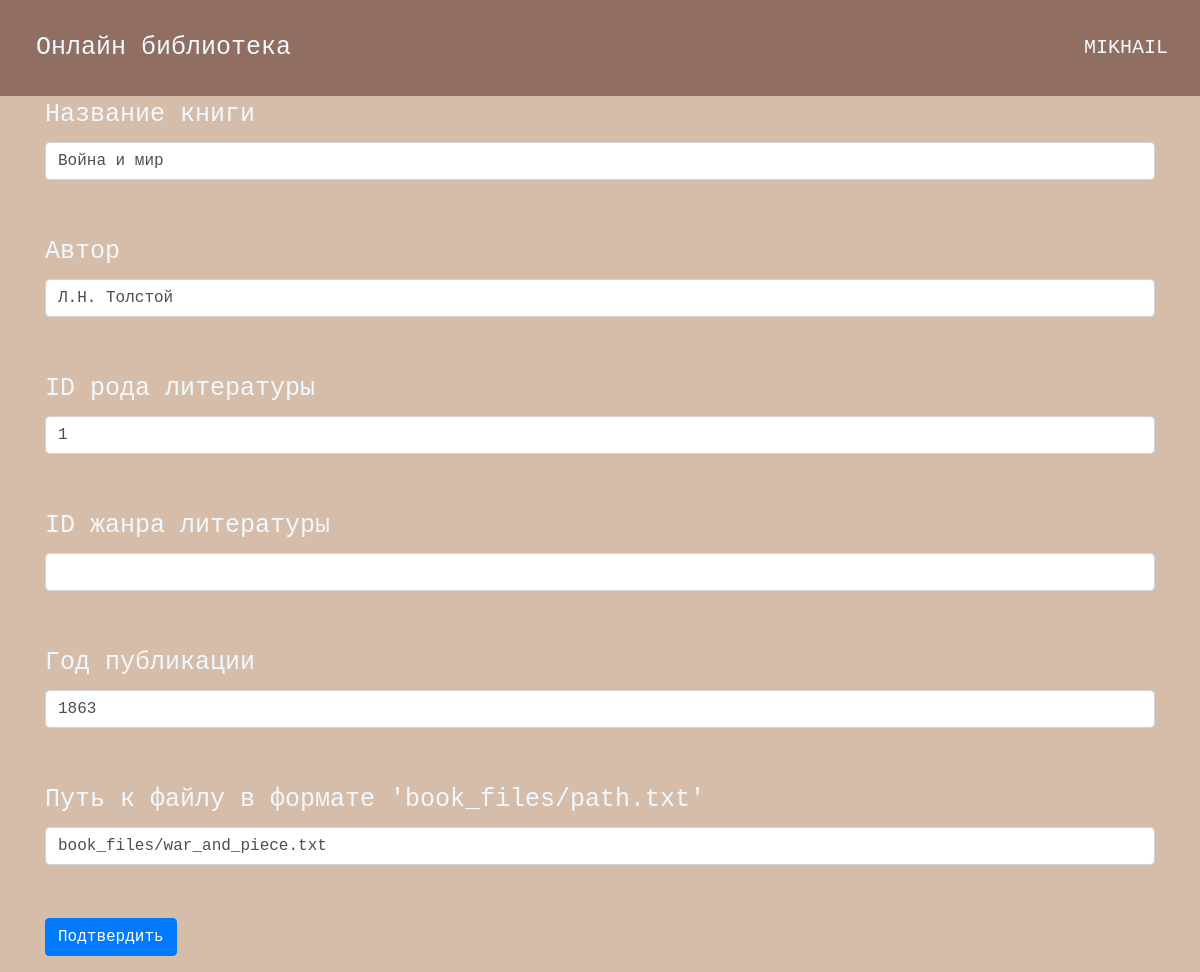
Page /edit_book/1 (signed in) on the earlier database version.
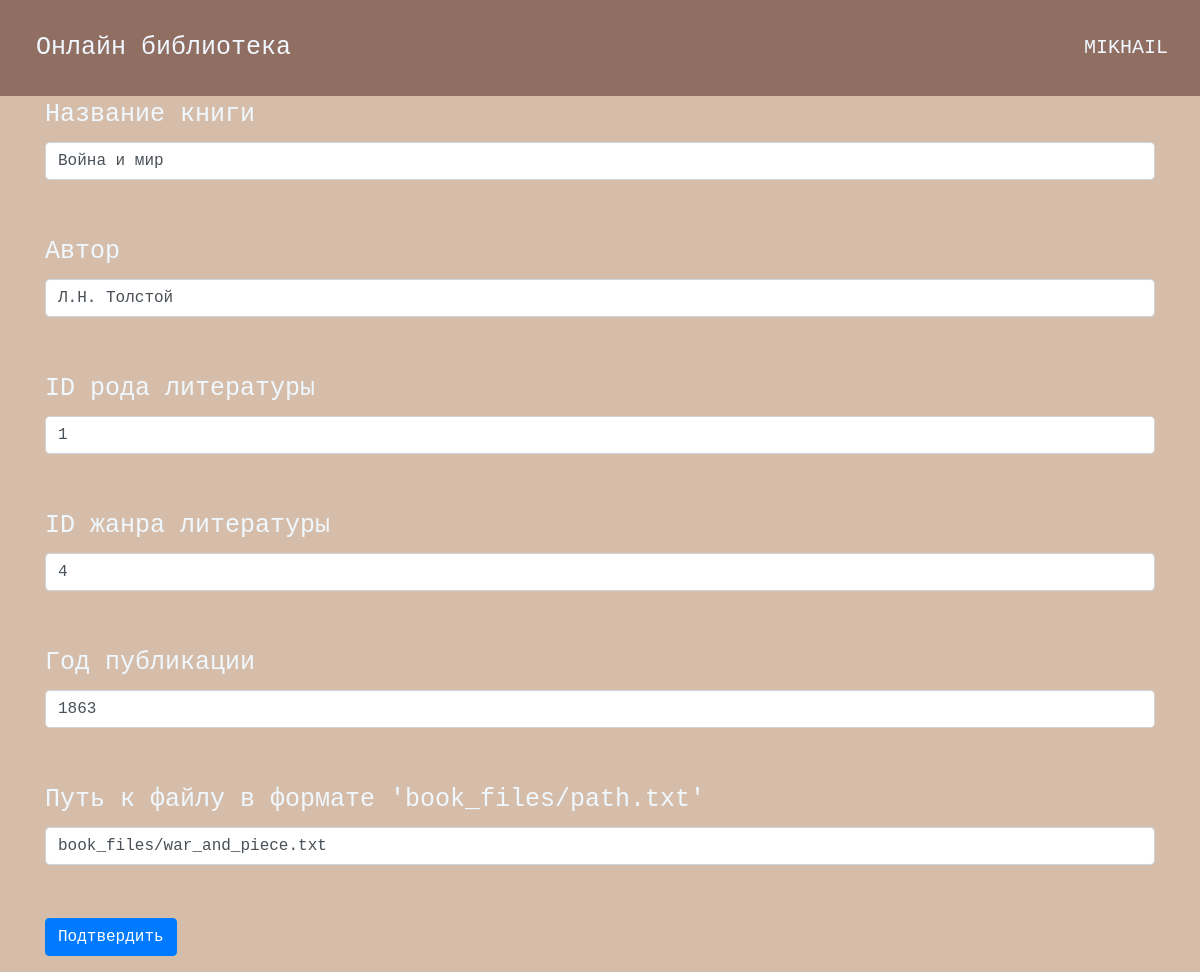
Same page on the later database version.
### data/books.py (models this page shows, shortened)
class Book(SqlAlchemyBase):
    __tablename__ = 'books'
    id = sqlalchemy.Column(sqlalchemy.Integer, primary_key=True, autoincrement=True)
    title = sqlalchemy.Column(sqlalchemy.String)
    author = sqlalchemy.Column(sqlalchemy.String)
    type_of_fiction_id = sqlalchemy.Column(sqlalchemy.Integer, sqlalchemy.ForeignKey("literature_types.id"))
    genre_id = sqlalchemy.Column(sqlalchemy.Integer, sqlalchemy.ForeignKey("genres.id"))
    publish_year = sqlalchemy.Column(sqlalchemy.Integer, nullable=True)
    path_to_file = sqlalchemy.Column(sqlalchemy.String, nullable=True)
    genre = orm.relationship("Genres")
    type_of_fiction = orm.relationship("LiteratureTypes")

### main.py (the view, shortened to what this page needs)
@app.route("/edit_book/<int:book_id>", methods=["GET", "POST"])
@flask_login.login_required
def edit_book(book_id):
    form = AddBook()
    if flask.request.method == "GET":
        db_sess = db_session.create_session()
        book = db_sess.query(Book).filter(Book.id == book_id).first()
        if book:
            form.title.data = book.title
            form.author.data = book.author
            form.type_of_fiction_id.data = book.type_of_fiction_id
            form.genre_id.data = book.genre_id
            form.publish_year.data = book.publish_year
            form.path_to_file.data = book.path_to_file
        else:
            flask.abort(404)
    return flask.render_template("add_book.html", title="Редактирование книги", form=form)

### forms/add_book_form.py
class AddBook(FlaskForm):
    title = StringField('Название книги', validators=[DataRequired()])
    author = StringField('Автор', validators=[DataRequired()])
    type_of_fiction_id = IntegerField("ID рода литературы", validators=[DataRequired()])
    genre_id = IntegerField("ID жанра литературы", validators=[DataRequired()])
    publish_year = IntegerField("Год публикации")
    path_to_file = StringField("Путь к файлу в формате 'book_files/path.txt'")
    submit = SubmitField('Подтвердить')

### data/db_session.py (called while the page is built)
def create_session() -> Session:
    global __factory
    return __factory()

### main.py (called while the page is built)
@login_manager.user_loader
def load_user(user_id):
    db_sess = db_session.create_session()
    return db_sess.query(User).get(user_id)

### templates/add_book.html (shortened to what this page needs)
{% extends "base.html" %}
{% block content %}
    <form action="" method="post">
        <p>
            {{ form.title.label }}<br>
            {{ form.title(class="form-control") }}<br>
        </p>
         <p>
            {{ form.author.label }}<br>
            {{ form.author(class="form-control") }}<br>
        </p>
        <p>
            {{ form.type_of_fiction_id.label }}<br>
            {{ form.type_of_fiction_id(class="form-control") }}<br>
        </p>
        <p>
            {{ form.genre_id.label }}<br>
            {{ form.genre_id(class="form-control") }}<br>
        </p>
        <p>
            {{ form.publish_year.label }}<br>
            {{ form.publish_year(class="form-control") }}<br>
        </p>
        <p>
            {{ form.path_to_file.label }}<br>
            {{ form.path_to_file(class="form-control") }}<br>
        </p>
        <p>
            {{ form.submit(type="submit", class="btn btn-primary") }}
        </p>
    </form>
{% endblock %}

Differences in the rows shown:
changed Book "Война и мир": genre_id (not shown) → "4"
